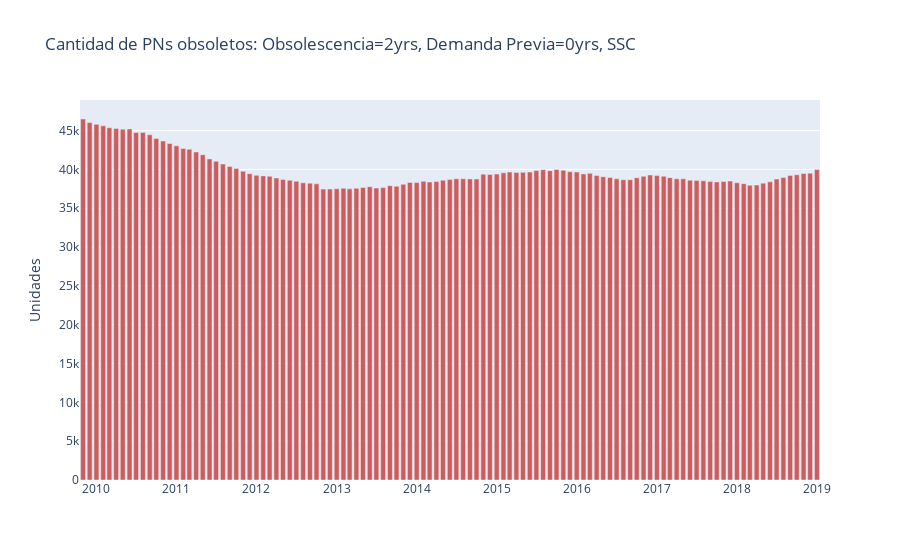

Notebook cell for this chart:
### Code cell
PNs, PNs_n = get_def_obsoletos(linea, years_obsoleto=2, years_dda_previa=0, grafico=True)
